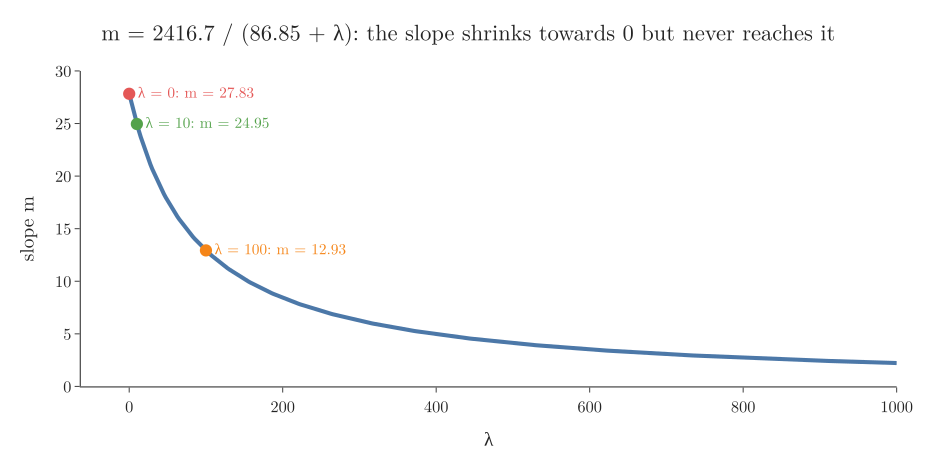

Here is the Python script that generated this plot:
"""Ridge slope for one input: m = sum((x - x_bar)(y - y_bar)) / (sum((x - x_bar)^2) + lambda), on the 100-point example (Plotly)."""
from pathlib import Path
import numpy as np
import plotly.graph_objects as go
from sklearn.datasets import make_regression

here = Path(__file__).parent
X, y = make_regression(n_samples=100, n_features=1, n_informative=1, noise=20, random_state=13)
x = X.ravel()
num = float(((x - x.mean()) * (y - y.mean())).sum()); den = float(((x - x.mean()) ** 2).sum())
lam = np.linspace(0, 1000, 400)
fig = go.Figure(go.Scatter(x=lam, y=num / (den + lam), mode="lines", line=dict(color="#4C78A8", width=4)))
for l, c in ((0, "#E45756"), (10, "#54A24B"), (100, "#F58518")):
    m = num / (den + l)
    fig.add_trace(go.Scatter(x=[l], y=[m], mode="markers+text", marker=dict(size=12, color=c), text=[f"λ = {l}: m = {m:.2f}"],
                             textposition="middle right", textfont=dict(size=15, color=c)))
fig.update_layout(template="simple_white", width=900, height=440, showlegend=False,
                  font=dict(family="Latin Modern Roman", size=16), margin=dict(l=70, r=30, t=60, b=60),
                  title=dict(text=f"m = {num:.1f} / ({den:.2f} + λ): the slope shrinks towards 0 but never reaches it", x=0.5),
                  xaxis=dict(title="λ"), yaxis=dict(title="slope m", range=[0, 30]))
print(num, den)
fig.write_image(here / "slope_vs_lambda.png", scale=2)
fig.write_image(here / "slope_vs_lambda.pdf")
